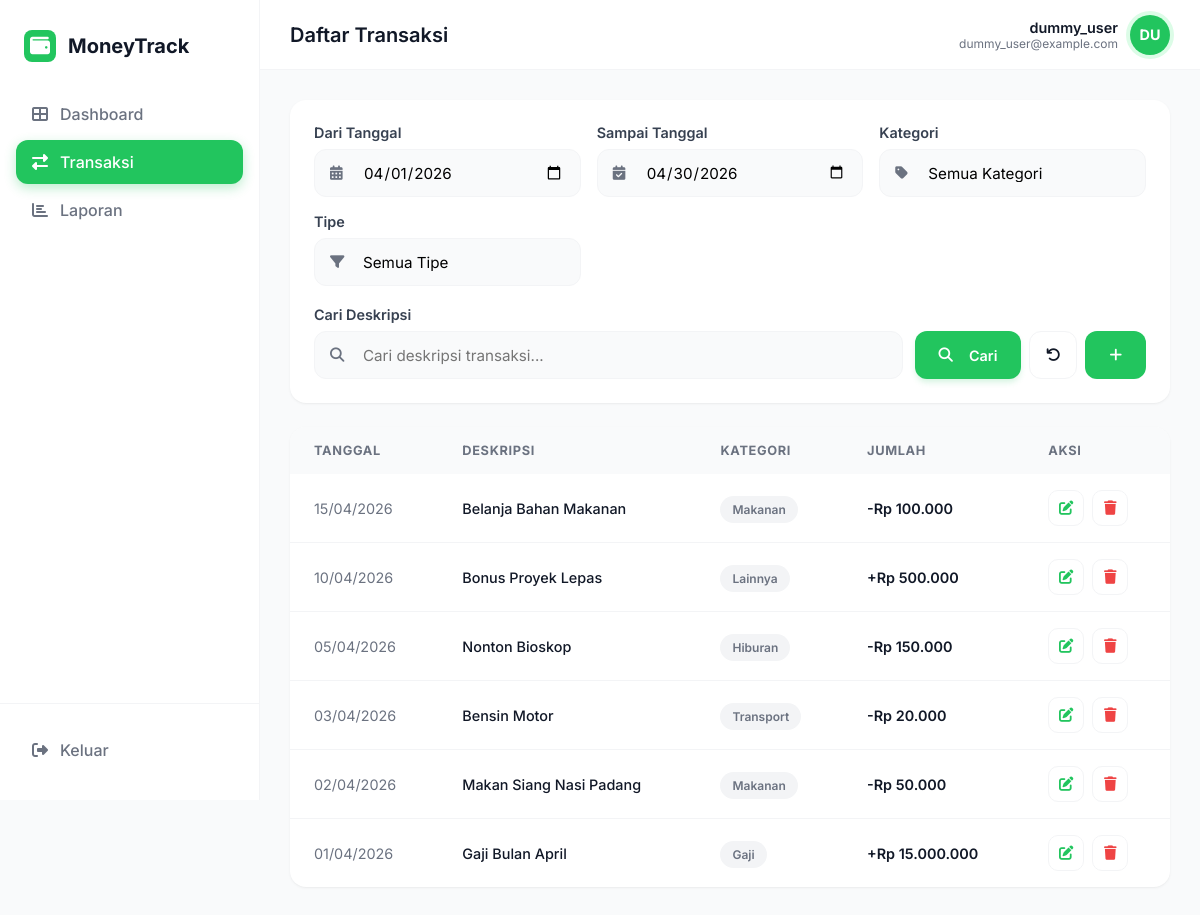
Page /transaksi.php (signed in) on the committed database.
### tables this page shows
CREATE TABLE IF NOT EXISTS transaksi (
    id INT AUTO_INCREMENT PRIMARY KEY,
    user_id INT NOT NULL,
    kategori_id INT NOT NULL,
    tipe ENUM('income', 'expense') NOT NULL,
    jumlah DECIMAL(15, 2) NOT NULL,
    tanggal DATE NOT NULL,
    deskripsi TEXT,
    FOREIGN KEY (user_id) REFERENCES users(id) ON DELETE CASCADE,
    FOREIGN KEY (kategori_id) REFERENCES kategori(id) ON DELETE CASCADE
);

CREATE TABLE IF NOT EXISTS kategori (
    id INT AUTO_INCREMENT PRIMARY KEY,
    nama_kategori VARCHAR(50) NOT NULL
);

### koneksi.php (called while the page is built, shortened)
<?php
function formatRupiah($angka) {
    return "Rp " . number_format($angka, 0, ',', '.');
}
?>

### transaksi.php (the view, shortened to what this page needs)
<?php
require_once 'koneksi.php';
$user_id = $_SESSION['user_id'];
$start_date = isset($_GET['start_date']) ? $_GET['start_date'] : date('Y-m-01');
$end_date = isset($_GET['end_date']) ? $_GET['end_date'] : date('Y-m-t');
$search = isset($_GET['search']) ? $_GET['search'] : '';
$query = "SELECT t.*, k.nama_kategori
          FROM transaksi t
          JOIN kategori k ON t.kategori_id = k.id
          WHERE t.user_id = :user_id
          AND t.tanggal BETWEEN :start_date AND :end_date";
$params = [':user_id' => $user_id, ':start_date' => $start_date, ':end_date' => $end_date];
$query .= " ORDER BY t.tanggal DESC, t.id DESC";
$stmt = $pdo->prepare($query);
$stmt->execute($params);
$transactions = $stmt->fetchAll();
?>
<!DOCTYPE html>
<html lang="id">
<head>
    <link rel="stylesheet" href="style.css">
    <link rel="stylesheet" href="https://cdnjs.cloudflare.com/ajax/libs/font-awesome/6.4.0/css/all.min.css">
</head>
<body>
    <?php include 'sidebar.php'; ?>
    <main class="main-content">
        <?php include 'topbar.php'; ?>
        <div class="content-body">
            <div class="card" style="padding: 24px;">
                <form method="GET" action="transaksi.php" class="filter-section">
                    <div class="filter-row">
                        <div class="filter-group">
                            <label class="form-label">Dari Tanggal</label>
                            <div class="input-icon-wrapper">
                                <input type="date" name="start_date" class="form-control" value="<?= htmlspecialchars($start_date) ?>">
                            </div>
                        </div>
                        <div class="filter-group">
                            <label class="form-label">Sampai Tanggal</label>
                            <div class="input-icon-wrapper">
                                <input type="date" name="end_date" class="form-control" value="<?= htmlspecialchars($end_date) ?>">
                            </div>
                        </div>
                        <div class="filter-group">
                            <label class="form-label">Kategori</label>
                            <div class="input-icon-wrapper">
                                <select name="kategori_id" class="form-control">
                                    <option value="">Semua Kategori</option>
                                </select>
                            </div>
                        </div>
                        <div class="filter-group">
                            <label class="form-label">Tipe</label>
                            <div class="input-icon-wrapper">
                                <select name="tipe" class="form-control">
                                    <option value="">Semua Tipe</option>
                                </select>
                            </div>
                        </div>
                    </div>
                    <div class="filter-actions">
                        <div class="filter-group" style="flex: 1;">
                            <label class="form-label">Cari Deskripsi</label>
                            <div class="input-icon-wrapper">
                                <input type="text" name="search" class="form-control" placeholder="Cari deskripsi transaksi..." value="<?= htmlspecialchars($search) ?>">
                            </div>
                        </div>
                        <div class="btn-group">
                            <button type="submit" class="btn btn-primary" style="height: 48px; padding: 0 24px;">
                                <i class="fas fa-search" style="margin-right: 8px;"></i> Cari
                            </button>
                            <a href="transaksi.php" class="btn btn-outline" style="height: 48px; width: 48px; display: flex; align-items: center; justify-content: center;" title="Reset Filter">
                                <i class="fas fa-undo"></i>
                            </a>
                            <a href="tambah.php" class="btn btn-success" style="height: 48px; padding: 0 24px; display: flex; align-items: center; justify-content: center; background: #22C55E; color: white;" title="Tambah Transaksi">
                                <i class="fas fa-plus"></i>
                            </a>
                        </div>
                    </div>
                </form>
            </div>
            <div class="card table-card">
                <div class="table-responsive">
                    <table class="table">
                        <thead>
                            <tr>
                                <th>Tanggal</th>
                                <th>Deskripsi</th>
                                <th>Kategori</th>
                                <th>Jumlah</th>
                                <th>Aksi</th>
                            </tr>
                        </thead>
                        <tbody>
                            <?php if (count($transactions) > 0): ?>
                                <?php foreach ($transactions as $t): ?>
                                    <tr>
                                        <td style="color: var(--text-muted);"><?= date('d/m/Y', strtotime($t['tanggal'])) ?></td>
                                        <td style="font-weight: 500;"><?= htmlspecialchars($t['deskripsi']) ?></td>
                                        <td>
                                            <span class="badge" style="background: #F3F4F6; color: var(--text-muted);">
                                                <?= htmlspecialchars($t['nama_kategori']) ?>
                                            </span>
                                        </td>
                                        <td style="font-weight: 600;" class="<?= $t['tipe'] == 'income' ? 'text-success' : 'text-danger' ?>">
                                            <?= $t['tipe'] == 'income' ? '+' : '-' ?><?= formatRupiah($t['jumlah']) ?>
                                        </td>
                                        <td>
                                            <div style="display: flex; gap: 8px;">
                                                <a href="edit.php?id=<?= $t['id'] ?>" class="btn btn-outline btn-icon" style="color: var(--primary);"><i class="fas fa-edit"></i></a>
                                                <a href="hapus.php?id=<?= $t['id'] ?>" class="btn btn-outline btn-icon btn-delete" style="color: var(--danger);"><i class="fas fa-trash"></i></a>
                                            </div>
                                        </td>
                                    </tr>
                                <?php endforeach; ?>
                            <?php else: ?>
                                <tr>
                                    <td colspan="5" style="text-align: center; padding: 40px;">Tidak ada transaksi yang ditemukan.</td>
                                </tr>
                            <?php endif; ?>
                        </tbody>
                    </table>
                </div>
            </div>
        </div>
    </main>
</body>
</html>

### style.css (style rules this page uses)
:root { --primary: #22C55E; --primary-dark: #16A34A; --primary-light: #DCFCE7; --bg-main: #F9FAFB; --sidebar-bg: #FFFFFF; --card-bg: #FFFFFF; --text-main: #111827; --text-muted: #6B7280; --border: #F3F4F6; --danger: #EF4444; --danger-light: #FEE2E2; --radius-lg: 16px; --radius-md: 12px; --shadow: 0 1px 3px 0 rgba(0, 0, 0, 0.05), 0 1px 2px -1px rgba(0, 0, 0, 0.05); --shadow-hover: 0 20px 25px -5px rgba(0, 0, 0, 0.1), 0 8px 10px -6px rgba(0, 0, 0, 0.1); --transition: all 0.3s cubic-bezier(0.4, 0, 0.2, 1); }
* { margin: 0; padding: 0; box-sizing: border-box; font-family: 'Inter', sans-serif; }
body { background-color: var(--bg-main); color: var(--text-main); display: flex; min-height: 100vh; overflow-x: hidden; }
.main-content { flex: 1; margin-left: 260px; display: flex; flex-direction: column; }
.content-body { padding: 30px; }
.card { background: var(--card-bg); border-radius: var(--radius-lg); box-shadow: var(--shadow); padding: 24px; border: none; margin-bottom: 24px; transition: var(--transition); }
.table-card { padding: 0; overflow: hidden; }
.table { width: 100%; border-collapse: collapse; }
.table th { background: #F9FAFB; padding: 16px 24px; text-align: left; font-size: 0.8rem; text-transform: uppercase; color: var(--text-muted); letter-spacing: 0.05em; }
.table td { padding: 16px 24px; border-bottom: 1px solid var(--border); font-size: 0.9rem; }
.table tr:last-child td { border-bottom: none; }
.badge { padding: 6px 12px; border-radius: 20px; font-size: 0.75rem; font-weight: 600; }
.btn { padding: 10px 20px; border-radius: 12px; font-weight: 600; font-size: 0.9rem; cursor: pointer; text-decoration: none; transition: var(--transition); border: none; display: inline-flex; align-items: center; justify-content: center; gap: 8px; }
.btn-primary { background: var(--primary); color: white; box-shadow: 0 4px 6px -1px rgba(34, 197, 94, 0.2); }
.btn-outline { background: white; border: 1px solid var(--border); color: var(--text-main); }
.btn-icon { width: 36px; height: 36px; padding: 0; justify-content: center; border-radius: 10px; }
.filter-section { display: flex; flex-direction: column; gap: 20px; }
.filter-row { display: grid; grid-template-columns: repeat(auto-fit, minmax(200px, 1fr)); gap: 16px; }
.filter-actions { display: flex; gap: 12px; align-items: flex-end; }
.btn-group { display: flex; gap: 8px; }
.input-icon-wrapper { position: relative; display: flex; align-items: center; }
.input-icon-wrapper .form-control { padding-left: 48px; height: 48px; }
select.form-control { appearance: none; background-repeat: no-repeat; background-position: right 12px center; background-size: 16px; padding-right: 40px; }
.form-label { display: block; margin-bottom: 8px; font-weight: 600; font-size: 0.9rem; color: #374151; }
.form-control { width: 100%; padding: 12px 16px; border: 1px solid var(--border); border-radius: 12px; background: #F9FAFB; transition: var(--transition); font-size: 0.95rem; }

### rows in the picture
transaksi: tanggal "15/04/2026", deskripsi "Belanja Bahan Makanan", kategori.nama_kategori "Makanan", jumlah "Rp 100.000"
transaksi: tanggal "10/04/2026", deskripsi "Bonus Proyek Lepas", kategori.nama_kategori "Lainnya", jumlah "Rp 500.000"
transaksi: tanggal "05/04/2026", deskripsi "Nonton Bioskop", kategori.nama_kategori "Hiburan", jumlah "Rp 150.000"
transaksi: tanggal "03/04/2026", deskripsi "Bensin Motor", kategori.nama_kategori "Transport", jumlah "Rp 20.000"
transaksi: tanggal "02/04/2026", deskripsi "Makan Siang Nasi Padang", kategori.nama_kategori "Makanan", jumlah "Rp 50.000"
transaksi: tanggal "01/04/2026", deskripsi "Gaji Bulan April", kategori.nama_kategori "Gaji", jumlah "Rp 15.000.000"

### other values in the picture
$title "Daftar Transaksi"
$_SESSION['username'] "dummy_user"
$initials "DU"
